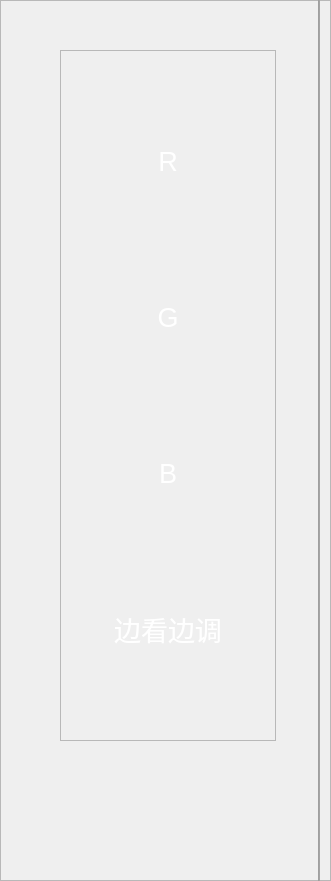
    <widget class="QFrame" name="cFram_1">
     <property name="geometry">
      <rect>
       <x>0</x>
       <y>100</y>
       <width>331</width>
       <height>881</height>
      </rect>
     </property>
     <property name="sizePolicy">
      <sizepolicy hsizetype="Expanding" vsizetype="Expanding">
       <horstretch>0</horstretch>
       <verstretch>0</verstretch>
      </sizepolicy>
     </property>
     <property name="frameShape">
      <enum>QFrame::StyledPanel</enum>
     </property>
     <property name="frameShadow">
      <enum>QFrame::Raised</enum>
     </property>
     <widget class="Line" name="line">
      <property name="geometry">
       <rect>
        <x>309</x>
        <y>-140</y>
        <width>21</width>
        <height>1111</height>
       </rect>
      </property>
      <property name="palette">
       <palette>
        <active>
         <colorrole role="Light">
          <brush brushstyle="SolidPattern">
           <color alpha="255">
            <red>164</red>
            <green>164</green>
            <blue>164</blue>
           </color>
          </brush>
         </colorrole>
        </active>
        <inactive>
         <colorrole role="Light">
          <brush brushstyle="SolidPattern">
           <color alpha="255">
            <red>164</red>
            <green>164</green>
            <blue>164</blue>
           </color>
          </brush>
         </colorrole>
        </inactive>
        <disabled>
         <colorrole role="Light">
          <brush brushstyle="SolidPattern">
           <color alpha="255">
            <red>164</red>
            <green>164</green>
            <blue>164</blue>
           </color>
          </brush>
         </colorrole>
        </disabled>
       </palette>
      </property>
      <property name="focusPolicy">
       <enum>Qt::TabFocus</enum>
      </property>
      <property name="styleSheet">
       <string notr="true"/>
      </property>
      <property name="orientation">
       <enum>Qt::Vertical</enum>
      </property>
     </widget>
     <widget class="QFrame" name="frame_4">
      <property name="geometry">
       <rect>
        <x>60</x>
        <y>50</y>
        <width>216</width>
        <height>691</height>
       </rect>
      </property>
      <property name="sizePolicy">
       <sizepolicy hsizetype="Minimum" vsizetype="Fixed">
        <horstretch>0</horstretch>
        <verstretch>0</verstretch>
       </sizepolicy>
      </property>
      <property name="minimumSize">
       <size>
        <width>120</width>
        <height>50</height>
       </size>
      </property>
      <property name="maximumSize">
       <size>
        <width>16777214</width>
        <height>16777215</height>
       </size>
      </property>
      <property name="palette">
       <palette>
        <active/>
        <inactive/>
        <disabled/>
       </palette>
      </property>
      <property name="contextMenuPolicy">
       <enum>Qt::CustomContextMenu</enum>
      </property>
      <property name="layoutDirection">
       <enum>Qt::LeftToRight</enum>
      </property>
      <property name="styleSheet">
       <string notr="true">QPushButton{
	color:rgb(255, 255, 255);
	border:none;
	border-radius:10px
}

QPushButton:hover
{
	background-color: rgb(153, 153, 153);
	
}
</string>
      </property>
      <property name="frameShape">
       <enum>QFrame::StyledPanel</enum>
      </property>
      <property name="frameShadow">
       <enum>QFrame::Raised</enum>
      </property>
      <property name="lineWidth">
       <number>1</number>
      </property>
      <layout class="QVBoxLayout" name="verticalLayout">
       <property name="leftMargin">
        <number>0</number>
       </property>
       <property name="topMargin">
        <number>0</number>
       </property>
       <property name="rightMargin">
        <number>0</number>
       </property>
       <property name="bottomMargin">
        <number>0</number>
       </property>
       <item>
        <widget class="QPushButton" name="button_R">
         <property name="minimumSize">
          <size>
           <width>0</width>
           <height>80</height>
          </size>
         </property>
         <property name="font">
          <font>
           <pointsize>20</pointsize>
          </font>
         </property>
         <property name="text">
          <string>R</string>
         </property>
         <property name="flat">
          <bool>false</bool>
         </property>
        </widget>
       </item>
       <item>
        <widget class="QPushButton" name="button_G">
         <property name="minimumSize">
          <size>
           <width>0</width>
           <height>80</height>
          </size>
         </property>
         <property name="font">
          <font>
           <pointsize>20</pointsize>
          </font>
         </property>
         <property name="text">
          <string>G</string>
         </property>
        </widget>
       </item>
       <item>
        <widget class="QPushButton" name="button_B">
         <property name="minimumSize">
          <size>
           <width>0</width>
           <height>80</height>
          </size>
         </property>
         <property name="font">
          <font>
           <pointsize>20</pointsize>
          </font>
         </property>
         <property name="text">
          <string>B</string>
         </property>
        </widget>
       </item>
       <item>
        <widget class="QPushButton" name="button_run">
         <property name="minimumSize">
          <size>
           <width>0</width>
           <height>80</height>
          </size>
         </property>
         <property name="font">
          <font>
           <pointsize>20</pointsize>
          </font>
         </property>
         <property name="text">
          <string>边看边调</string>
         </property>
        </widget>
       </item>
      </layout>
     </widget>
    </widget>
